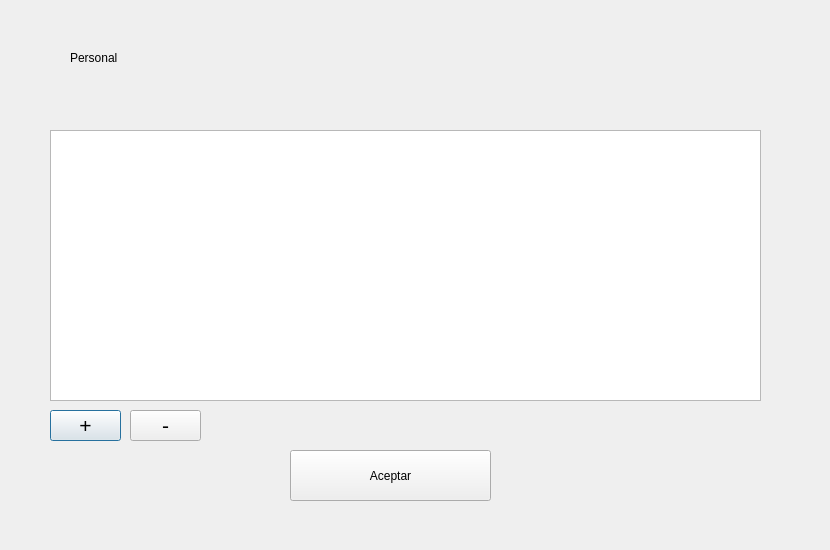
<?xml version="1.0" encoding="UTF-8"?>
<ui version="4.0">
 <class>Dialog</class>
 <widget class="QDialog" name="Dialog">
  <property name="geometry">
   <rect>
    <x>0</x>
    <y>0</y>
    <width>830</width>
    <height>550</height>
   </rect>
  </property>
  <property name="windowTitle">
   <string>Dialog</string>
  </property>
  <widget class="QTableWidget" name="tabla">
   <property name="geometry">
    <rect>
     <x>50</x>
     <y>130</y>
     <width>711</width>
     <height>271</height>
    </rect>
   </property>
  </widget>
  <widget class="QPushButton" name="btnmas">
   <property name="geometry">
    <rect>
     <x>50</x>
     <y>410</y>
     <width>71</width>
     <height>31</height>
    </rect>
   </property>
   <property name="font">
    <font>
     <pointsize>16</pointsize>
    </font>
   </property>
   <property name="text">
    <string>+</string>
   </property>
  </widget>
  <widget class="QPushButton" name="btnmenos">
   <property name="geometry">
    <rect>
     <x>130</x>
     <y>410</y>
     <width>71</width>
     <height>31</height>
    </rect>
   </property>
   <property name="font">
    <font>
     <pointsize>16</pointsize>
    </font>
   </property>
   <property name="text">
    <string>-</string>
   </property>
  </widget>
  <widget class="QPushButton" name="Aceptar">
   <property name="geometry">
    <rect>
     <x>290</x>
     <y>450</y>
     <width>201</width>
     <height>51</height>
    </rect>
   </property>
   <property name="text">
    <string>Aceptar</string>
   </property>
  </widget>
  <widget class="QLabel" name="label_2">
   <property name="geometry">
    <rect>
     <x>70</x>
     <y>50</y>
     <width>151</width>
     <height>16</height>
    </rect>
   </property>
   <property name="text">
    <string>Personal</string>
   </property>
  </widget>
 </widget>
 <resources/>
 <connections/>
</ui>
